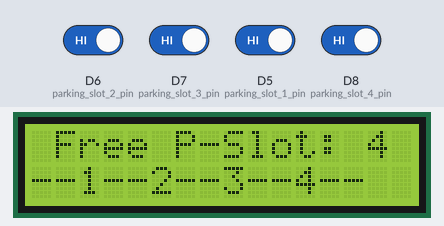
This sketch was run on a simulated ESP8266 (NodeMCU). Parts: 16×2 character LCD. The test bench sets the inputs (shaded band); at power-on: D5 (parking_slot_1_pin), D6 (parking_slot_2_pin), D7 (parking_slot_3_pin), D8 (parking_slot_4_pin) HIGH. WiFi joins after 1.5 s; servers stay silent unless stated; what the sketch prints to the serial monitor is not drawn.

Above: at 13.5 s.
13.6 s: D6 (parking_slot_2_pin) driven LOW
At 14.9 s:
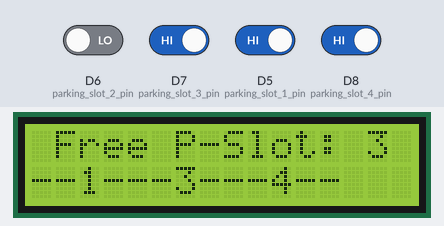
15.2 s: D7 (parking_slot_3_pin) driven LOW
At 15.8 s:
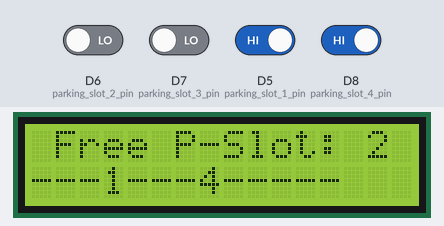
16.8 s: D5 (parking_slot_1_pin) driven LOW
At 17.9 s:
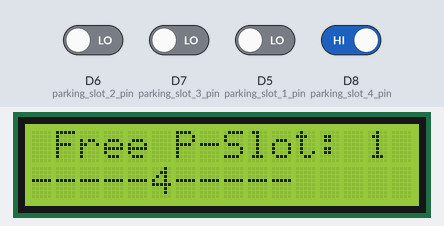
18.4 s: D8 (parking_slot_4_pin) driven LOW
At 19.6 s:
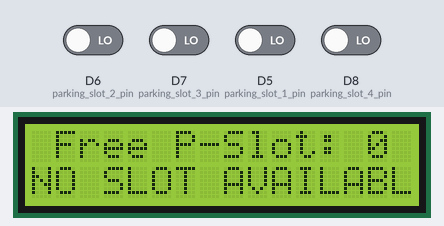
21.4 s: D6 (parking_slot_2_pin) driven HIGH
At 22.8 s:
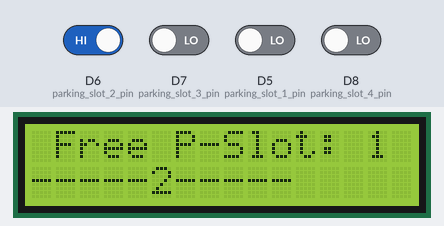
24.4 s: D7 (parking_slot_3_pin) driven HIGH
At 26.0 s:
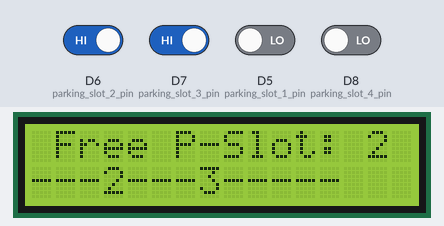
Timing chart, 0 to 27.5 s (numbered marks = the images above; inputs shaded):
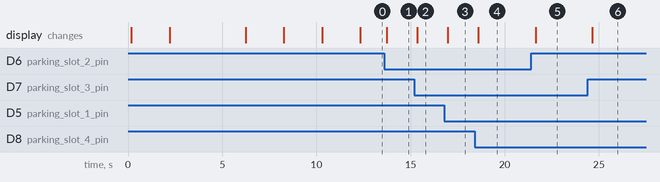

The sketch:

smart_parking.ino
```cpp
#include <ESP8266WiFi.h>// This library is for the wifi routine
#include <ESP8266WebServer.h>// This library is for the web server
#include <Wire.h>  // This library allows you to communicate with I2C devices.
#include <LiquidCrystal_I2C.h> //This library is for the LCD display
LiquidCrystal_I2C lcd(0x27, 16, 2);

/*Put your SSID & Password*/
const char* ssid = "Mandip's Iphone";  // Enter SSID here
const char* password = "123456789";  //Enter Password here

ESP8266WebServer server(80);

// Pins where IR_sensors are connected
#define parking_slot_1_pin D5
#define parking_slot_2_pin D6
#define parking_slot_3_pin D7
#define parking_slot_4_pin D8

//Variable declearation
int parking_slot_1 =0;
int parking_slot_2 =0;
int parking_slot_3 =0;
int parking_slot_4 =0;

// Setup fuction --> it runs only when staring Node MCU or if its reset
void setup() {

  Serial.begin(115200); //baud rate for serial communication

  //pin behaviour defination

  pinMode(parking_slot_1_pin, INPUT);
  pinMode(parking_slot_2_pin, INPUT);
  pinMode(parking_slot_3_pin, INPUT);
  pinMode(parking_slot_4_pin, INPUT);
  delay(100);

  lcd.init();   // initializing the LCD
  lcd.backlight(); // Enable or Turn On the backlight
  lcd.clear();
  lcd.setCursor(0, 0);
  lcd.print("  INITIALIZING");
  lcd.setCursor(0, 1);
  lcd.print(">>>>>");
  delay(2000);

  // Connect to wifi network
  Serial.println(" Connecting to ");
  Serial.println(ssid);
  lcd.clear();
  lcd.setCursor(0, 0);
  lcd.print(" Connecting to");
  lcd.setCursor(0, 1);
  lcd.print(ssid);
  delay(2000);


  //connect to your local wi-fi network
  WiFi.begin(ssid, password);

  //check wi-fi is connected to wi-fi network
  while (WiFi.status() != WL_CONNECTED) {
  delay(1000);
  Serial.print(".");
  }
  Serial.println("");
  lcd.clear();
  lcd.setCursor(0, 0);
  lcd.print("  Connected to");
  lcd.setCursor(0, 1);
  lcd.print(  ssid);
  delay(2000);
  Serial.println("WiFi connected..!");
  Serial.print("Got IP: ");  Serial.println(WiFi.localIP());
  lcd.clear();
  lcd.setCursor(0, 0);
  lcd.print("IP Address:");
  lcd.setCursor(0, 1);
  lcd.print(WiFi.localIP());
  delay(2000);
  server.on("/", handle_OnConnect);
  server.onNotFound(handle_NotFound);

  //Server initialize
  server.begin();
  Serial.println("HTTP server started");

  lcd.clear();
  lcd.setCursor(0, 0);
  lcd.print("  HTTP SERVER");
  lcd.setCursor(0, 1);
  lcd.print("   STARTED !!!");
  delay(2000);

}
void loop() {

  server.handleClient();

    read_ir();
  lcd.clear();
  lcd.setCursor(0, 0);
  lcd.print(" Free P-Slot: ");
  lcd.setCursor(0, 1);
  if(parking_slot_1 ==1 && parking_slot_2 ==1 && parking_slot_3 ==1 && parking_slot_4 ==1)
  {
    lcd.setCursor(14, 0);
    lcd.print("0");
    lcd.setCursor(0, 1);
    lcd.print("NO SLOT AVAILABLE");
  }

    else if(parking_slot_1 ==1 && parking_slot_2 ==1 && parking_slot_3 ==1 && parking_slot_4 ==0)
  {
    lcd.setCursor(14, 0);
    lcd.print("1");
    lcd.setCursor(0, 1);
    lcd.print("-----4-----");
  }

      else if(parking_slot_1 ==1 && parking_slot_2 ==1 && parking_slot_3 ==0 && parking_slot_4 ==1)
  {
    lcd.setCursor(14, 0);
    lcd.print("1");
    lcd.setCursor(0, 1);
    lcd.print("-----3-----");
  }

        else if(parking_slot_1 ==1 && parking_slot_2 ==0 && parking_slot_3 ==1 && parking_slot_4 ==1)
  {
    lcd.setCursor(14, 0);
    lcd.print("1");
    lcd.setCursor(0, 1);
    lcd.print("-----2-----");
  }

          else if(parking_slot_1 ==0 && parking_slot_2 ==1 && parking_slot_3 ==1 && parking_slot_4 ==1)
  {
    lcd.setCursor(14, 0);
    lcd.print("1");
    lcd.setCursor(0, 1);
    lcd.print("-----1-----");
  }

            else if(parking_slot_1 ==1 && parking_slot_2 ==1 && parking_slot_3 ==0 && parking_slot_4 ==0)
  {
    lcd.setCursor(14, 0);
    lcd.print("2");
    lcd.setCursor(0, 1);
    lcd.print("---3---4-----");
  }

              else if(parking_slot_1 ==1 && parking_slot_2 ==0 && parking_slot_3 ==1 && parking_slot_4==0)
  {
    lcd.setCursor(14, 0);
    lcd.print("2");
    lcd.setCursor(0, 1);
    lcd.print("---2---4-----");
  }

                else if(parking_slot_1 ==0 && parking_slot_2 ==1 && parking_slot_3 ==1 && parking_slot_4 ==0)
  {
    lcd.setCursor(14, 0);
    lcd.print("2");
    lcd.setCursor(0, 1);
    lcd.print("---1---4-----");
  }

                  else if(parking_slot_1 ==1 && parking_slot_2 ==0 && parking_slot_3 ==0 && parking_slot_4==1)
  {
    lcd.setCursor(14, 0);
    lcd.print("2");
    lcd.setCursor(0, 1);
    lcd.print("---2---3-----");
  }

                    else if(parking_slot_1 ==0 && parking_slot_2 ==1 && parking_slot_3 ==0 && parking_slot_4 ==1)
  {
    lcd.setCursor(14, 0);
    lcd.print("2");
    lcd.setCursor(0, 1);
    lcd.print("---1---3-----");
  }

    else if(parking_slot_1 ==0 && parking_slot_2 ==0 && parking_slot_3 ==1 && parking_slot_4 ==1)
  {
    lcd.setCursor(14, 0);
    lcd.print("2");
    lcd.setCursor(0, 1);
    lcd.print("---1---2-----");
  }

    else if(parking_slot_1 ==0 && parking_slot_2 ==0 && parking_slot_3 ==0 && parking_slot_4 ==1)
  {
    lcd.setCursor(14, 0);
    lcd.print("3");
    lcd.setCursor(0, 1);
    lcd.print("--1---2---3--");
  }

     else if(parking_slot_1 ==1 && parking_slot_2 ==0 && parking_slot_3 ==0 && parking_slot_4 ==0)
  {
    lcd.setCursor(14, 0);
    lcd.print("3");
    lcd.setCursor(0, 1);
    lcd.print("--2---3---4--");
  }

       else if(parking_slot_1 ==0 && parking_slot_2 ==0 && parking_slot_3 ==1 && parking_slot_4 ==0)
  {
    lcd.setCursor(14, 0);
    lcd.print("3");
    lcd.setCursor(0, 1);
    lcd.print("--1---2---4--");
  }

         else if(parking_slot_1 ==0 && parking_slot_2 ==1 && parking_slot_3 ==0 && parking_slot_4 ==0)
  {
    lcd.setCursor(14, 0);
    lcd.print("3");
    lcd.setCursor(0, 1);
    lcd.print("--1---3---4--");
  }

           else if(parking_slot_1 ==0 && parking_slot_2 ==0 && parking_slot_3 ==0 && parking_slot_4==0)
  {
    lcd.setCursor(14, 0);
    lcd.print("4");
    lcd.setCursor(0, 1);
    lcd.print("--1--2--3--4--");
  }
  delay(200);

}

void handle_OnConnect() {
  server.send(200, "text/html", SendHTML(parking_slot_1,parking_slot_2,parking_slot_3,parking_slot_4));
}

void handle_NotFound(){
  server.send(404, "text/plain", "Not found");
}

// function to create basic website

String SendHTML(int PS1,int PS2, int PS3, int PS4){
  String ptr = "<!DOCTYPE html> <html>\n";
  ptr +="<head><meta name=\"viewport\" content=\"width=device-width, initial-scale=1.0, user-scalable=no\">\n";
  ptr +="<title>SMART PARKING SYSTEM</title>\n";
  ptr +="<meta http-equiv=\"refresh\" content=\"5\">\n";
  ptr +="<style>html { font-family: Helvetica; display: inline-block; margin: 0px auto; text-align: center;}\n";
  ptr +="body{margin-top: 50px; background-color:powderblue;} h1 {color: #444444;margin: 50px auto 30px;}\n";
  ptr +="p {font-size: 24px;color: #444444;margin-bottom: 10px;}\n";
  ptr +="body {background-image: url(https://cdn.wallpapersafari.com/32/10/5FScLP.jpg); background-repeat:no-repeat; background-attachment: fixed; background-position: center; background-size: 1400px 900px;}\n";
  ptr +="</style>\n";
  ptr +="</head>\n";
  ptr +="<body >\n";
  ptr +="<div id=\"webpage\">\n";
  ptr +="<h1 style=\"background-color:Grey;\" > <b style=\"color:white\">SMART PARKING SYSTEM</b></h1>\n";

  ptr +="<p>Parking Slot 1: ";
  if(parking_slot_1==0)
  {
     ptr +="<b style=\"color:green\";> AVAILABLE!!! </b></p>";
  }
  else
  {
    ptr +="<b style=\"color:red\";> OCCUPIED!!! </b></p>";
  }

    ptr +="<p>Parking Slot 2: ";
  if(parking_slot_2==0)
  {
     ptr +="<b style=\"color:green\";> AVAILABLE!!! </b></p>";
  }
  else
  {
    ptr +="<b style=\"color:red\";> OCCUPIED!!! </b></p>";
  }

      ptr +="<p>Parking Slot 3: ";
  if(parking_slot_3==0)
  {
     ptr +="<b style=\"color:green\";> AVAILABLE!!! </b></p>";
  }
  else
  {
    ptr +="<b style=\"color:red\";> OCCUPIED!!! </b></p>";
  }

      ptr +="<p>Parking Slot 4: ";
  if(parking_slot_4==0)
  {
     ptr +="<b style=\"color:green\";> AVAILABLE!!! </b></p>";
  }
  else
  {
    ptr +="<b style=\"color:red\";> OCCUPIED!!! </b></p>";
  }
  ptr +="</div>\n";
  ptr +="</body>\n";
  ptr +="</html>\n";
  return ptr;
}


//function to read_ ir calues
void read_ir()
{
  parking_slot_1= !digitalRead(parking_slot_1_pin);
  parking_slot_2= !digitalRead(parking_slot_2_pin);
  parking_slot_3= !digitalRead(parking_slot_3_pin);
  parking_slot_4= !digitalRead(parking_slot_4_pin);
}
```

Measured:
- after the input at 13.6 s, the display: changes after 0.13 s (image 1)
- after the input at 15.2 s, the display: changes after 0.16 s (image 2)
- after the input at 16.8 s, the display: changes after 0.18 s (image 3)
- after the input at 18.4 s, the display: changes after 0.19 s (image 4)
- after the input at 21.4 s, the display: changes after 0.25 s (image 5)
- after the input at 24.4 s, the display: changes after 0.24 s (image 6)
